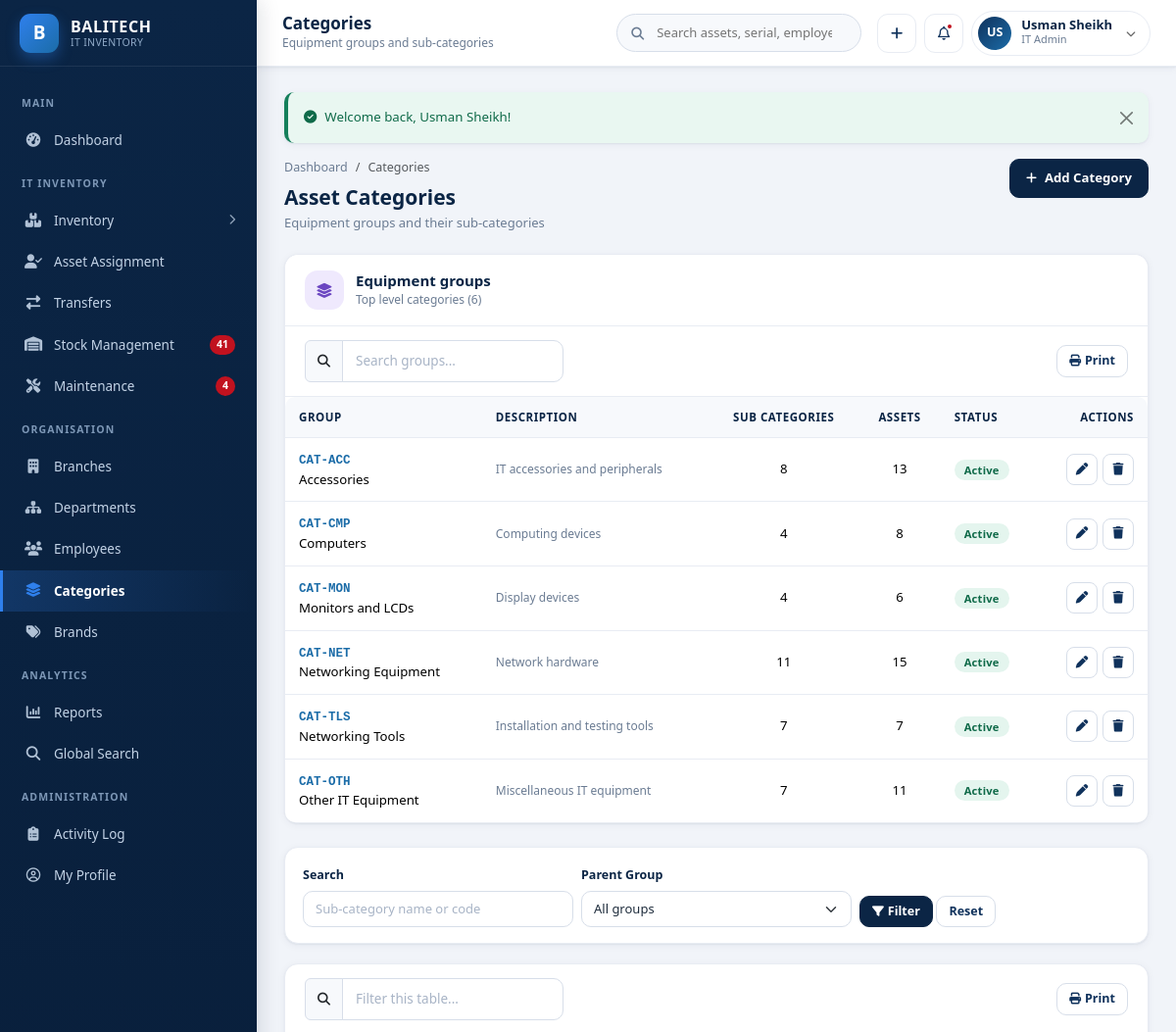
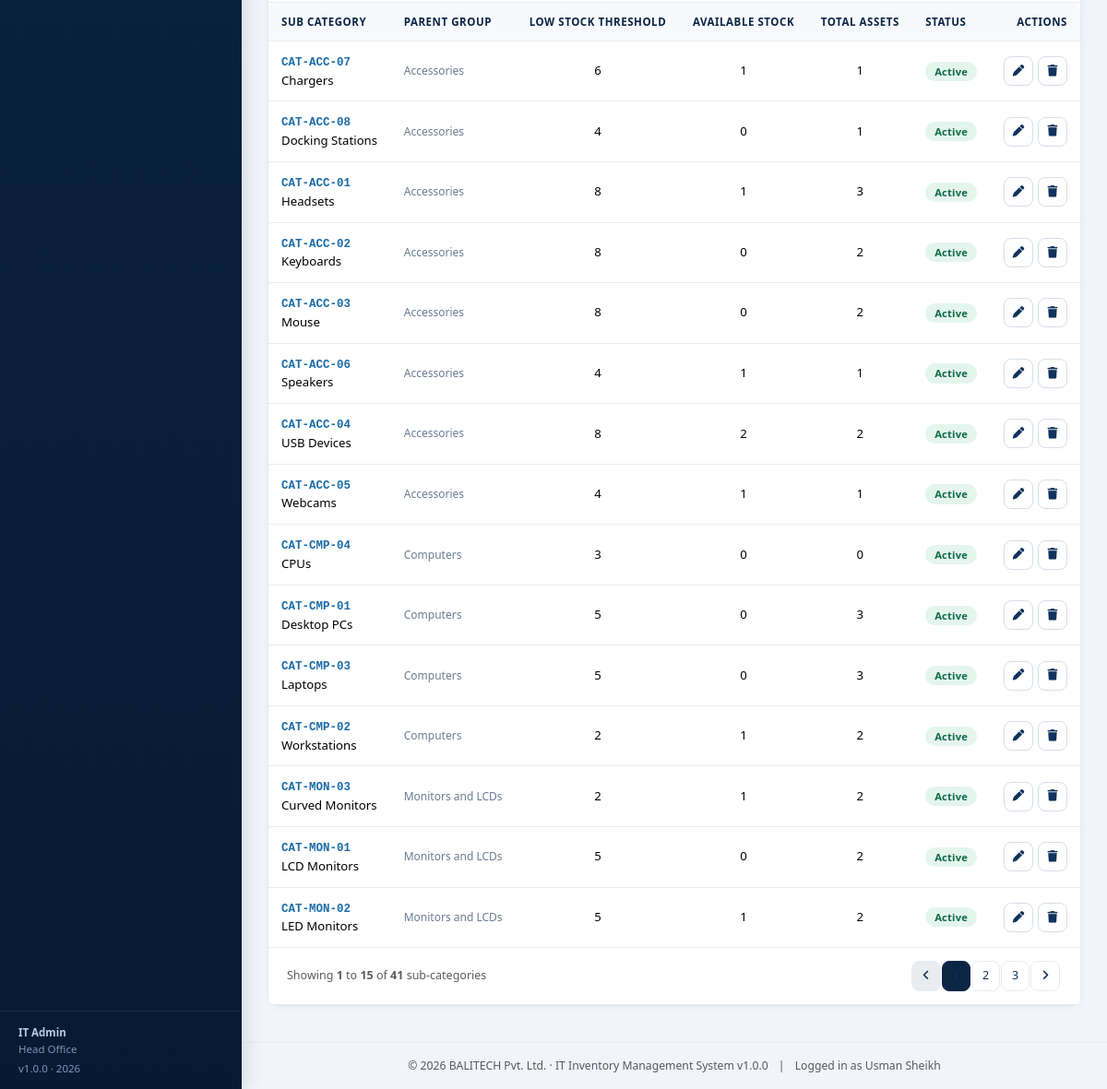
Page /categories/index.php (signed in) on the committed database (2 pictures, top to bottom).
### tables this page shows
CREATE TABLE `users` (
  `id` INT UNSIGNED NOT NULL AUTO_INCREMENT,
  `username` VARCHAR(60) NOT NULL,
  `full_name` VARCHAR(120) NOT NULL,
  `email` VARCHAR(120) NOT NULL,
  `password` VARCHAR(255) NOT NULL,
  `role` ENUM('super_admin','it_admin','branch_staff','dept_manager') NOT NULL DEFAULT 'branch_staff',
  `branch_id` INT UNSIGNED DEFAULT NULL,
  `department_id` INT UNSIGNED DEFAULT NULL,
  `phone` VARCHAR(30) DEFAULT NULL,
  `avatar` VARCHAR(255) DEFAULT NULL,
  `status` ENUM('active','inactive') NOT NULL DEFAULT 'active',
  `last_login` DATETIME DEFAULT NULL,
  `created_at` DATETIME NOT NULL DEFAULT CURRENT_TIMESTAMP,
  `updated_at` DATETIME NOT NULL DEFAULT CURRENT_TIMESTAMP ON UPDATE CURRENT_TIMESTAMP,
  PRIMARY KEY (`id`),
  UNIQUE KEY `uq_user_username` (`username`),
  UNIQUE KEY `uq_user_email` (`email`),
  KEY `idx_user_role` (`role`),
  KEY `idx_user_branch` (`branch_id`),
  KEY `idx_user_dept` (`department_id`),
  CONSTRAINT `fk_user_branch` FOREIGN KEY (`branch_id`) REFERENCES `branches` (`id`) ON DELETE SET NULL ON UPDATE CASCADE,
  CONSTRAINT `fk_user_dept` FOREIGN KEY (`department_id`) REFERENCES `departments` (`id`) ON DELETE SET NULL ON UPDATE CASCADE
);

CREATE TABLE `branches` (
  `id` INT UNSIGNED NOT NULL AUTO_INCREMENT,
  `branch_code` VARCHAR(20) NOT NULL,
  `branch_name` VARCHAR(120) NOT NULL,
  `city` VARCHAR(80) NOT NULL,
  `address` VARCHAR(255) DEFAULT NULL,
  `branch_manager` VARCHAR(120) DEFAULT NULL,
  `contact_number` VARCHAR(30) DEFAULT NULL,
  `email` VARCHAR(120) DEFAULT NULL,
  `status` ENUM('active','inactive') NOT NULL DEFAULT 'active',
  `created_at` DATETIME NOT NULL DEFAULT CURRENT_TIMESTAMP,
  `updated_at` DATETIME NOT NULL DEFAULT CURRENT_TIMESTAMP ON UPDATE CURRENT_TIMESTAMP,
  PRIMARY KEY (`id`),
  UNIQUE KEY `uq_branch_code` (`branch_code`),
  KEY `idx_branch_status` (`status`),
  KEY `idx_branch_name` (`branch_name`)
);

CREATE TABLE `asset_categories` (
  `id` INT UNSIGNED NOT NULL AUTO_INCREMENT,
  `category_code` VARCHAR(20) NOT NULL,
  `category_name` VARCHAR(120) NOT NULL,
  `parent_id` INT UNSIGNED DEFAULT NULL,
  `description` VARCHAR(255) DEFAULT NULL,
  `low_stock_threshold` INT NOT NULL DEFAULT 5,
  `status` ENUM('active','inactive') NOT NULL DEFAULT 'active',
  `created_at` DATETIME NOT NULL DEFAULT CURRENT_TIMESTAMP,
  PRIMARY KEY (`id`),
  UNIQUE KEY `uq_cat_code` (`category_code`),
  KEY `idx_cat_parent` (`parent_id`),
  KEY `idx_cat_name` (`category_name`),
  CONSTRAINT `fk_cat_parent` FOREIGN KEY (`parent_id`) REFERENCES `asset_categories` (`id`) ON DELETE CASCADE ON UPDATE CASCADE
);

### categories/index.php (the view, shortened to what the rows shown need)
<?php
require_once __DIR__ . '/../init.php';
$canWrite = can('masters');
$groups = db_all(
    'SELECT p.*,
            (SELECT COUNT(*) FROM asset_categories c WHERE c.parent_id = p.id) AS sub_count,
            (SELECT COUNT(*) FROM inventory i
               JOIN asset_categories c ON c.id = i.category_id
              WHERE c.parent_id = p.id OR c.id = p.id) AS asset_count
       FROM asset_categories p
      WHERE p.parent_id IS NULL
      ORDER BY p.category_name ASC'
);
$subWhere  = ' WHERE c.parent_id IS NOT NULL';
$subParams = [];
$perPage = ITEMS_PER_PAGE;
$subTotal = (int) db_value("SELECT COUNT(*) FROM asset_categories c $subWhere", $subParams);
$page     = max(1, (int) get_param('page', 1));
$page     = min($page, max(1, (int) ceil($subTotal / $perPage)));
$offset   = ($page - 1) * $perPage;
$subCategories = db_all(
    "SELECT c.*, p.category_name AS parent_name,
            (SELECT COUNT(*) FROM inventory i WHERE i.category_id = c.id AND i.status = 'available') AS available_stock,
            (SELECT COUNT(*) FROM inventory i WHERE i.category_id = c.id) AS asset_count
       FROM asset_categories c
       LEFT JOIN asset_categories p ON p.id = c.parent_id
       $subWhere
      ORDER BY p.category_name ASC, c.category_name ASC
      LIMIT " . (int) $perPage . " OFFSET " . (int) $offset,
    $subParams
);
$page_title    = 'Categories';
require __DIR__ . '/../includes/header.php';
?>
<div class="page-head">
    <div>
        <h2>Asset Categories</h2>
    </div>
</div>
<div class="card mb-4">
    <div class="table-responsive">
        <table class="table" id="groupsTable">
            <thead>
                <tr>
                    <th>Group</th>
                    <th>Description</th>
                    <th class="text-center">Sub Categories</th>
                    <th class="text-center">Assets</th>
                    <th>Status</th>
                    <th class="text-end">Actions</th>
                </tr>
            </thead>
            <tbody>
            <?php foreach ($groups as $g): ?>
                <tr>
                    <td>
                        <a class="fw-code" href="<?= url('categories/index.php?parent_id=' . (int) $g['id']) ?>"><?= e($g['category_code']) ?></a>
                        <div><?= e($g['category_name']) ?></div>
                    </td>
                    <td class="text-muted-sm"><?= e($g['description'] ?: '-') ?></td>
                    <td class="text-center"><?= (int) $g['sub_count'] ?></td>
                    <td class="text-center"><?= (int) $g['asset_count'] ?></td>
                    <td><?= active_badge($g['status']) ?></td>
                    <td>
                        <div class="table-actions">
                            <?php if ($canWrite): ?>
                            <a class="btn-icon" title="Edit" href="<?= url('categories/edit.php?id=' . (int) $g['id']) ?>"><i class="fa-solid fa-pen"></i></a>
                            <form method="post" action="<?= url('categories/delete.php') ?>" class="d-inline">
                                <button type="submit" class="btn-icon danger" title="Delete"
                                        data-confirm="Delete group &quot;<?= e($g['category_name']) ?>&quot; and all its sub-categories?"><i class="fa-solid fa-trash"></i></button>
                            </form>
                            <?php endif; ?>
                        </div>
                    </td>
                </tr>
            <?php endforeach; ?>
            </tbody>
        </table>
    </div>
</div>
<form class="filter-bar" method="get" action="<?= url('categories/index.php') ?>">
</form>
<div class="card">
    <div class="table-responsive">
        <table class="table" id="subCategoriesTable">
            <thead>
                <tr>
                    <th>Sub Category</th>
                    <th>Parent Group</th>
                    <th class="text-center">Low Stock Threshold</th>
                    <th class="text-center">Available Stock</th>
                    <th class="text-center">Total Assets</th>
                    <th>Status</th>
                    <th class="text-end">Actions</th>
                </tr>
            </thead>
            <tbody>
            <?php foreach ($subCategories as $c): ?>
                <tr>
                    <td>
                        <span class="fw-code"><?= e($c['category_code']) ?></span>
                        <div><?= e($c['category_name']) ?></div>
                    </td>
                    <td class="text-muted-sm"><?= e($c['parent_name'] ?: '-') ?></td>
                    <td class="text-center"><?= (int) $c['low_stock_threshold'] ?></td>
                    <td class="text-center"><?= (int) $c['available_stock'] ?></td>
                    <td class="text-center"><?= (int) $c['asset_count'] ?></td>
                    <td><?= active_badge($c['status']) ?></td>
                    <td>
                        <div class="table-actions">
                            <?php if ($canWrite): ?>
                            <a class="btn-icon" title="Edit" href="<?= url('categories/edit.php?id=' . (int) $c['id']) ?>"><i class="fa-solid fa-pen"></i></a>
                            <form method="post" action="<?= url('categories/delete.php') ?>" class="d-inline">
                                <button type="submit" class="btn-icon danger" title="Delete"
                                        data-confirm="Delete sub-category &quot;<?= e($c['category_name']) ?>&quot;?"><i class="fa-solid fa-trash"></i></button>
                            </form>
                            <?php endif; ?>
                        </div>
                    </td>
                </tr>
            <?php endforeach; ?>
            </tbody>
        </table>
    </div>
</div>
<?php
require __DIR__ . '/../includes/footer.php';

### includes/header.php (shortened to what the rows shown need)
<?php
require_once __DIR__ . '/auth.php';
$page_title   = $page_title   ?? 'Dashboard';
?>
<!DOCTYPE html>
<html lang="en">
<head>
<link rel="stylesheet" href="https://cdn.jsdelivr.net/npm/bootstrap@5.3.3/dist/css/bootstrap.min.css">
<link rel="stylesheet" href="https://cdnjs.cloudflare.com/ajax/libs/font-awesome/6.5.2/css/all.min.css">
<link rel="stylesheet" href="<?= url('assets/css/style.css') ?>">
</head>
<body>
<div class="app-wrapper">
    <?php require __DIR__ . '/sidebar.php'; ?>
    <div class="app-main">
        <header class="app-topbar no-print">
            <div class="topbar-titles">
                <h1><?= e($page_title) ?></h1>
            </div>
            <form class="topbar-search" action="<?= url('search.php') ?>" method="get" role="search">
            </form>
            <div class="topbar-actions">
                <div class="dropdown">
                    <button class="user-chip" type="button" data-bs-toggle="dropdown" aria-expanded="false">
                        <span class="avatar"><?= e(user_initials($user['full_name'])) ?></span>
                        <span class="text-start">
                            <span class="u-name d-block"><?= e($user['full_name']) ?></span>
                            <span class="u-role d-block"><?= e(role_label($user['role'])) ?></span>
                        </span>
                        <i class="fa-solid fa-chevron-down ms-1" style="font-size:10px;opacity:.6"></i>
                    </button>
                </div>
            </div>
        </header>
        <main class="app-content">
            <?= render_flash() ?>

### includes/sidebar.php (shortened to what the rows shown need)
<?php
$user = current_user();
?>
<aside class="app-sidebar no-print" id="appSidebar">
    <div class="sidebar-brand">
        <span class="brand-mark">B</span>
        <span class="brand-text">
        </span>
    </div>
    <div class="sidebar-scroll">
        <div class="nav-label">Main</div>
        <ul class="sidebar-nav">
        </ul>
        <div class="nav-label">IT Inventory</div>
        <ul class="sidebar-nav">
        </ul>
        <div class="nav-label">Organisation</div>
        <ul class="sidebar-nav">
        </ul>
        <div class="nav-label">Analytics</div>
        <ul class="sidebar-nav">
        </ul>
        <?php if (is_role('super_admin', 'it_admin')): ?>
        <div class="nav-label">Administration</div>
        <ul class="sidebar-nav">
        </ul>
        <?php endif; ?>
    </div>
    <div class="sidebar-footer">
        <strong><?= e(role_label($user['role'] ?? '')) ?></strong><br>
        <?= $user['branch_name'] ? e($user['branch_name']) : 'All branches access' ?>
        <div class="mt-1">v<?= e(APP_VERSION) ?> &middot; <?= date('Y') ?></div>
    </div>
</aside>

### includes/functions.php (shortened to what the rows shown need)
<?php
require_once __DIR__ . '/../config/database.php';
function e($value): string
{
    return htmlspecialchars((string) $value, ENT_QUOTES | ENT_SUBSTITUTE, 'UTF-8');
}
function url(string $path = ''): string
{
    return BASE_URL . ltrim($path, '/');
}
function get_param(string $key, $default = '')
{
    $value = $_GET[$key] ?? $default;
    return is_string($value) ? trim($value) : $value;
}
function get_flash(): array
{
    $messages = $_SESSION['flash'] ?? [];
    return $messages;
}
function render_flash(): string
{
    $html = '';
    foreach (get_flash() as $flash) {
        $type = in_array($flash['type'], ['success', 'danger', 'warning', 'info'], true) ? $flash['type'] : 'info';
        $icon = [
            'success' => 'fa-circle-check',
            'danger'  => 'fa-circle-xmark',
            'warning' => 'fa-triangle-exclamation',
            'info'    => 'fa-circle-info',
        ][$type];
        $html .= '<div class="alert alert-' . $type . ' alert-dismissible fade show app-alert" role="alert">'
               . '<i class="fa-solid ' . $icon . ' me-2"></i>' . e($flash['message'])
               . '<button type="button" class="btn-close" data-bs-dismiss="alert" aria-label="Close"></button></div>';
    }
    return $html;
}
function roles_list(): array
{
    return [
        'super_admin'  => 'Super Admin',
        'it_admin'     => 'IT Admin',
        'branch_staff' => 'Branch IT Staff',
        'dept_manager' => 'Department Manager',
    ];
}
function role_label(?string $role): string
{
    return roles_list()[$role] ?? 'Unknown';
}
function active_badge(?string $status): string
{
    return $status === 'active'
        ? '<span class="badge badge-soft badge-success">Active</span>'
        : '<span class="badge badge-soft badge-secondary">Inactive</span>';
}

### includes/footer.php (shortened to what the rows shown need)
        </main>
        <footer class="app-content py-3 text-center text-muted no-print" style="font-size:12.2px;border-top:1px solid var(--gray-200)">
            &copy; <?= date('Y') ?> <?= e(APP_COMPANY) ?> &middot; IT Inventory Management System v<?= e(APP_VERSION) ?>
            <span class="mx-2">|</span> Logged in as <?= e(current_user()['full_name'] ?? '') ?>
        </footer>
    </div>
</div>
</body>
</html>

### rows in the picture
users: role "IT Admin", branch.branch_name "Head Office", full_name "US", full_name "Usman Sheikh"
asset_categories: category_code "CAT-ACC", category_name "Accessories", description "IT accessories and peripherals", sub_count "8", asset_count "13", status "Active"
asset_categories: category_code "CAT-CMP", category_name "Computers", description "Computing devices", sub_count "4", asset_count "8", status "Active"
asset_categories: category_code "CAT-MON", category_name "Monitors and LCDs", description "Display devices", sub_count "4", asset_count "6", status "Active"
asset_categories: category_code "CAT-NET", category_name "Networking Equipment", description "Network hardware", sub_count "11", asset_count "15", status "Active"
asset_categories: category_code "CAT-TLS", category_name "Networking Tools", description "Installation and testing tools", sub_count "7", asset_count "7", status "Active"
asset_categories: category_code "CAT-OTH", category_name "Other IT Equipment", description "Miscellaneous IT equipment", sub_count "7", asset_count "11", status "Active"
asset_categories: category_code "CAT-ACC-07", category_name "Chargers", parent.category_name "Accessories", low_stock_threshold "6", available_stock "1", asset_count "1", status "Active"
asset_categories: category_code "CAT-ACC-08", category_name "Docking Stations", parent.category_name "Accessories", low_stock_threshold "4", available_stock "0", asset_count "1", status "Active"
asset_categories: category_code "CAT-ACC-01", category_name "Headsets", parent.category_name "Accessories", low_stock_threshold "8", available_stock "1", asset_count "3", status "Active"
asset_categories: category_code "CAT-ACC-02", category_name "Keyboards", parent.category_name "Accessories", low_stock_threshold "8", available_stock "0", asset_count "2", status "Active"
asset_categories: category_code "CAT-ACC-03", category_name "Mouse", parent.category_name "Accessories", low_stock_threshold "8", available_stock "0", asset_count "2", status "Active"
asset_categories: category_code "CAT-ACC-06", category_name "Speakers", parent.category_name "Accessories", low_stock_threshold "4", available_stock "1", asset_count "1", status "Active"
asset_categories: category_code "CAT-ACC-04", category_name "USB Devices", parent.category_name "Accessories", low_stock_threshold "8", available_stock "2", asset_count "2", status "Active"
asset_categories: category_code "CAT-ACC-05", category_name "Webcams", parent.category_name "Accessories", low_stock_threshold "4", available_stock "1", asset_count "1", status "Active"
asset_categories: category_code "CAT-CMP-04", category_name "CPUs", parent.category_name "Computers", low_stock_threshold "3", available_stock "0", asset_count "0", status "Active"
asset_categories: category_code "CAT-CMP-01", category_name "Desktop PCs", parent.category_name "Computers", low_stock_threshold "5", available_stock "0", asset_count "3", status "Active"
asset_categories: category_code "CAT-CMP-03", category_name "Laptops", parent.category_name "Computers", low_stock_threshold "5", available_stock "0", asset_count "3", status "Active"
asset_categories: category_code "CAT-CMP-02", category_name "Workstations", parent.category_name "Computers", low_stock_threshold "2", available_stock "1", asset_count "2", status "Active"
asset_categories: category_code "CAT-MON-03", category_name "Curved Monitors", parent.category_name "Monitors and LCDs", low_stock_threshold "2", available_stock "1", asset_count "2", status "Active"
asset_categories: category_code "CAT-MON-01", category_name "LCD Monitors", parent.category_name "Monitors and LCDs", low_stock_threshold "5", available_stock "0", asset_count "2", status "Active"
asset_categories: category_code "CAT-MON-02", category_name "LED Monitors", parent.category_name "Monitors and LCDs", low_stock_threshold "5", available_stock "1", asset_count "2", status "Active"

### other values in the picture
$notifLowStock "41"
$notifMaintenance "4"
APP_VERSION "1.0.0"
$page_title "Categories"
$page_subtitle "Equipment groups and sub-categories"
$flash['message'] "Welcome back, Usman Sheikh!"
count($groups) "6"
$start "1"
$end "15"
$total "41"
$label "sub-categories"
APP_COMPANY "BALITECH Pvt. Ltd."
